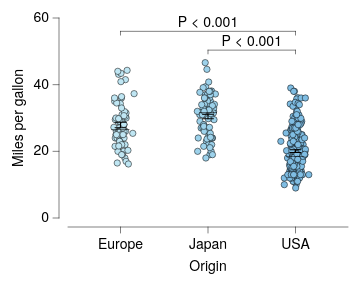

Specify this chart in Vega-Lite:
### Vega-Lite specification from a JSON file in a GitHub repository (floating-point values rounded to 4 significant figures; data arrays with more than 128 entries replaced by an {"elided": "..."} marker saying what was removed)
{"background": null, "config": {"arc": {"fill": "#DBDBDB", "fillOpacity": 1.0, "innerRadius": 25.0, "padAngle": 0.03, "stroke": "black", "strokeOpacity": 1, "strokeWidth": 0.25}, "area": {"fill": "#DBDBDB", "fillOpacity": 1.0, "stroke": "black", "strokeOpacity": 1, "strokeWidth": 0.25}, "axis": {"domain": true, "domainCap": "round", "domainColor": "black", "domainWidth": 0.25, "grid": false, "gridCap": "round", "gridColor": "#F1F1F1", "gridDash": [0, 0], "gridOpacity": 1.0, "gridWidth": 0.25, "labelColor": "black", "labelFont": "HelveticaNeue", "labelFontSize": 7, "labelFontStyle": "normal", "labelFontWeight": 400, "offset": 4.5, "ticks": true, "tickCap": "round", "tickColor": "black", "tickRound": false, "tickSize": 3, "tickWidth": 0.25, "titleColor": "black", "titleFont": "HelveticaNeue", "titleFontSize": 7, "titleFontStyle": "normal", "titleFontWeight": 400}, "axisX": {"domain": true, "labelAlign": "center", "labelAngle": 0, "labels": true, "ticks": true, "translate": 0}, "axisY": {"domain": true, "labelAlign": "right", "labelAngle": 0, "labels": true, "ticks": true, "translate": 0}, "axisRight": {"domain": true, "labelAlign": "left", "labelAngle": 0, "labels": true, "ticks": true, "translate": 0}, "axisTop": {"domain": true, "labelAlign": "center", "labelAngle": 0, "labels": true, "ticks": true, "translate": 0}, "axisBand": {"tickOffset": 0}, "bar": {"fill": "#DBDBDB", "fillOpacity": 1.0, "stroke": "black", "strokeOpacity": 1, "strokeWidth": 0.25}, "boxplot": {"size": 9.0, "ticks": {"cornerRadius": 0.25, "fill": "black", "size": 4.5, "thickness": 0.25}, "box": {"fillOpacity": 1.0, "stroke": "black", "strokeOpacity": 1, "strokeWidth": 0.25}, "median": {"fill": "black", "fillOpacity": 1.0, "size": 9.0, "thickness": 0.25}, "rule": {"fill": "black", "fillOpacity": 1.0, "size": 10.0, "stroke": "black", "strokeDash": [0, 0], "strokeOpacity": 1, "strokeWidth": 0.25}, "outliers": {"color": "black", "fill": "black", "fillOpacity": 1.0, "size": 0, "stroke": "black", "strokeOpacity": 1, "strokeWidth": 0.25}}, "circle": {"fill": "black", "fillOpacity": 1.0, "size": 0.5, "stroke": null, "strokeOpacity": 1, "strokeWidth": 0.25}, "errorband": {"band": {"fillOpacity": 0.6, "stroke": null, "strokeWidth": 0.25, "strokeOpacity": 1}, "borders": {"opacity": 0, "strokeOpacity": 0.25, "strokeWidth": 1}}, "errorbar": {"opacity": 1, "rule": {"strokeDash": [0, 0], "strokeWidth": 0.5}, "ticks": {"color": "black", "cornerRadius": 0.25, "opacity": 1, "size": 6.0, "thickness": 0.5}, "thickness": 0.5}, "font": "HelveticaNeue", "geoshape": {"fill": "#DBDBDB", "fillOpacity": 1.0, "stroke": "black", "strokeOpacity": 1, "strokeWidth": 0.25}, "header": {"labelColor": "black", "labelFont": "HelveticaNeue", "labelFontSize": 7, "labelFontStyle": "normal", "labelFontWeight": 400, "titleColor": "black", "titleFont": "HelveticaNeue", "titleFontSize": 7, "titleFontStyle": "normal", "titleFontWeight": 400, "titlePadding": 0}, "legend": {"disable": false, "offset": 4.5, "gradientLength": 50.0, "gradientThickness": 5.0, "gradientOpacity": 1.0, "gradientStrokeColor": "black", "gradientStrokeWidth": 0.25, "labelColor": "black", "labelFont": "HelveticaNeue", "labelFontSize": 7, "labelFontStyle": "normal", "labelFontWeight": 400, "strokeColor": "black", "strokeWidth": 0, "symbolSize": 42, "symbolStrokeColor": "black", "symbolStrokeWidth": 0.25, "titleColor": "black", "titleFont": "HelveticaNeue", "titleFontSize": 7, "titleFontStyle": "normal", "titleFontWeight": 400}, "line": {"color": "black", "stroke": "black", "strokeCap": "round", "strokeDash": [0, 0], "strokeOpacity": 1, "strokeWidth": 0.375}, "point": {"filled": true, "fill": "#DBDBDB", "fillOpacity": 1.0, "size": 5.0, "stroke": "black", "strokeOpacity": 1, "strokeWidth": 0.25}, "range": {"category": ["#BFE6F3", "#9DD2EB", "#7FBDE3", "#64A7DC", "#5390D0", "#4579C1", "#3562B9", "#264AC1", "#2B3A9F", "#292C7C", "#231E5B", "#19123D"], "diverging": {"scheme": ["#BFE6F3", "#9DD2EB", "#7FBDE3", "#64A7DC", "#5390D0", "#4579C1", "#3562B9", "#264AC1", "#2B3A9F", "#292C7C", "#231E5B", "#19123D"]}, "heatmap": {"scheme": ["#BFE6F3", "#9DD2EB", "#7FBDE3", "#64A7DC", "#5390D0", "#4579C1", "#3562B9", "#264AC1", "#2B3A9F", "#292C7C", "#231E5B", "#19123D"]}, "ordinal": {"scheme": ["#BFE6F3", "#9DD2EB", "#7FBDE3", "#64A7DC", "#5390D0", "#4579C1", "#3562B9", "#264AC1", "#2B3A9F", "#292C7C", "#231E5B", "#19123D"]}, "ramp": {"scheme": ["#BFE6F3", "#9DD2EB", "#7FBDE3", "#64A7DC", "#5390D0", "#4579C1", "#3562B9", "#264AC1", "#2B3A9F", "#292C7C", "#231E5B", "#19123D"]}}, "rule": {"color": "black", "stroke": "black", "strokeCap": "round", "strokeDash": [2, 2], "strokeOpacity": 1, "strokeWidth": 0.25}, "scale": {"bandPaddingInner": 0.1, "bandPaddingOuter": 0.1, "round": false}, "rect": {"fill": "#DBDBDB", "fillOpacity": 1.0, "stroke": "black", "strokeOpacity": 1, "strokeWidth": 0.25}, "square": {"fill": "#DBDBDB", "fillOpacity": 1.0, "size": 10.0, "stroke": "black", "strokeOpacity": 1, "strokeWidth": 0.25}, "text": {"color": "black", "font": "HelveticaNeue", "fontSize": 7, "fontStyle": "normal", "fontWeight": 400}, "title": {"anchor": "middle", "frame": "group", "color": "black", "font": "HelveticaNeue", "fontSize": 7, "fontStyle": "normal", "fontWeight": 400, "subtitleColor": "black", "subtitleFont": "HelveticaNeue", "subtitleFontSize": "HelveticaNeue", "subtitleFontStyle": "normal", "subtitleFontWeight": 400}, "view": {"continuousWidth": 140, "continuousHeight": 100, "discreteWidth": 140, "discreteHeight": 100, "fill": null, "stroke": null, "strokeWidth": 0.25}}, "layer": [{"data": {"name": "data-5a85ede2053d4aec77293cfb476ae07b"}, "mark": {"type": "circle", "opacity": 1.0, "size": 10.0, "stroke": "black", "strokeOpacity": 1, "strokeWidth": 0.25}, "encoding": {"color": {"field": "Origin", "legend": null, "sort": ["Europe", "Japan", "USA"], "title": null, "type": "nominal"}, "x": {"axis": {}, "field": "Origin", "sort": ["Europe", "Japan", "USA"], "title": "Origin", "type": "nominal"}, "xOffset": {"field": "jitter_x", "scale": {"domain": [-7.33, 7.33], "range": [10.17, 24.83]}, "type": "quantitative"}, "y": {"field": "Miles_per_Gallon", "title": "Miles per gallon", "type": "quantitative"}}}, {"data": {"name": "data-64e7897fd8423deef5c97d660b6d3367"}, "mark": {"type": "errorbar"}, "encoding": {"x": {"axis": {}, "field": "Origin", "sort": ["Europe", "Japan", "USA"], "title": "Origin", "type": "nominal"}, "y": {"field": "__mean", "title": "Miles per gallon", "type": "quantitative"}, "yError": {"field": "__error"}}}, {"data": {"name": "data-5a85ede2053d4aec77293cfb476ae07b"}, "mark": {"type": "boxplot", "box": {"fillOpacity": 0, "strokeOpacity": 0}, "outliers": {"opacity": 0}, "rule": {"strokeOpacity": 0}, "ticks": false}, "encoding": {"x": {"axis": {}, "field": "Origin", "sort": ["Europe", "Japan", "USA"], "title": "Origin", "type": "nominal"}, "y": {"field": "Miles_per_Gallon", "title": "Miles per gallon", "type": "quantitative"}}}, {"layer": [{"layer": [{"data": {"values": [{"x": "Europe", "x2": "USA", "y": 56.0, "__dysonsphere__": 1}]}, "mark": {"type": "rule", "strokeCap": "round", "strokeDash": [0, 0], "strokeWidth": 0.25}, "encoding": {"x": {"field": "x", "type": "nominal"}, "x2": {"field": "x2"}, "y": {"field": "y", "type": "quantitative"}}}, {"data": {"values": [{"x": "Europe", "y": 56.0, "y2": 54.87, "__dysonsphere__": 1}]}, "mark": {"type": "rule", "strokeCap": "round", "strokeDash": [0, 0], "strokeWidth": 0.25}, "encoding": {"x": {"field": "x", "type": "nominal"}, "y": {"field": "y", "type": "quantitative"}, "y2": {"field": "y2"}}}, {"data": {"values": [{"x": "USA", "y": 56.0, "y2": 54.87, "__dysonsphere__": 1}]}, "mark": {"type": "rule", "strokeCap": "round", "strokeDash": [0, 0], "strokeWidth": 0.25}, "encoding": {"x": {"field": "x", "type": "nominal"}, "y": {"field": "y", "type": "quantitative"}, "y2": {"field": "y2"}}}, {"data": {"values": [{"y": 56.0, "label": "P < 0.001", "__dysonsphere__": 1}]}, "mark": {"type": "text", "align": "center", "dy": -4, "fontSize": 7}, "encoding": {"text": {"field": "label", "type": "nominal"}, "x": {"value": 70.0}, "y": {"field": "y", "type": "quantitative"}}}]}, {"layer": [{"data": {"values": [{"x": "Japan", "x2": "USA", "y": 50.36, "__dysonsphere__": 1}]}, "mark": {"type": "rule", "strokeCap": "round", "strokeDash": [0, 0], "strokeWidth": 0.25}, "encoding": {"x": {"field": "x", "type": "nominal"}, "x2": {"field": "x2"}, "y": {"field": "y", "type": "quantitative"}}}, {"data": {"values": [{"x": "Japan", "y": 50.36, "y2": 49.23, "__dysonsphere__": 1}]}, "mark": {"type": "rule", "strokeCap": "round", "strokeDash": [0, 0], "strokeWidth": 0.25}, "encoding": {"x": {"field": "x", "type": "nominal"}, "y": {"field": "y", "type": "quantitative"}, "y2": {"field": "y2"}}}, {"data": {"values": [{"x": "USA", "y": 50.36, "y2": 49.23, "__dysonsphere__": 1}]}, "mark": {"type": "rule", "strokeCap": "round", "strokeDash": [0, 0], "strokeWidth": 0.25}, "encoding": {"x": {"field": "x", "type": "nominal"}, "y": {"field": "y", "type": "quantitative"}, "y2": {"field": "y2"}}}, {"data": {"values": [{"y": 50.36, "label": "P < 0.001", "__dysonsphere__": 1}]}, "mark": {"type": "text", "align": "center", "dy": -4, "fontSize": 7}, "encoding": {"text": {"field": "label", "type": "nominal"}, "x": {"value": 91.88}, "y": {"field": "y", "type": "quantitative"}}}]}], "name": "__dysonsphere_8d54a1cab715c99f_1"}], "$schema": "https://vega.github.io/schema/vega-lite/v6.4.1.json", "datasets": {"data-5a85ede2053d4aec77293cfb476ae07b": {"elided": "398 records"}, "data-64e7897fd8423deef5c97d660b6d3367": [{"Origin": "USA", "__mean": 20.08, "__error": 0.4058, "__dysonsphere__": 1}, {"Origin": "Japan", "__mean": 30.45, "__error": 0.6852, "__dysonsphere__": 1}, {"Origin": "Europe", "__mean": 27.89, "__error": 0.8037, "__dysonsphere__": 1}]}}
